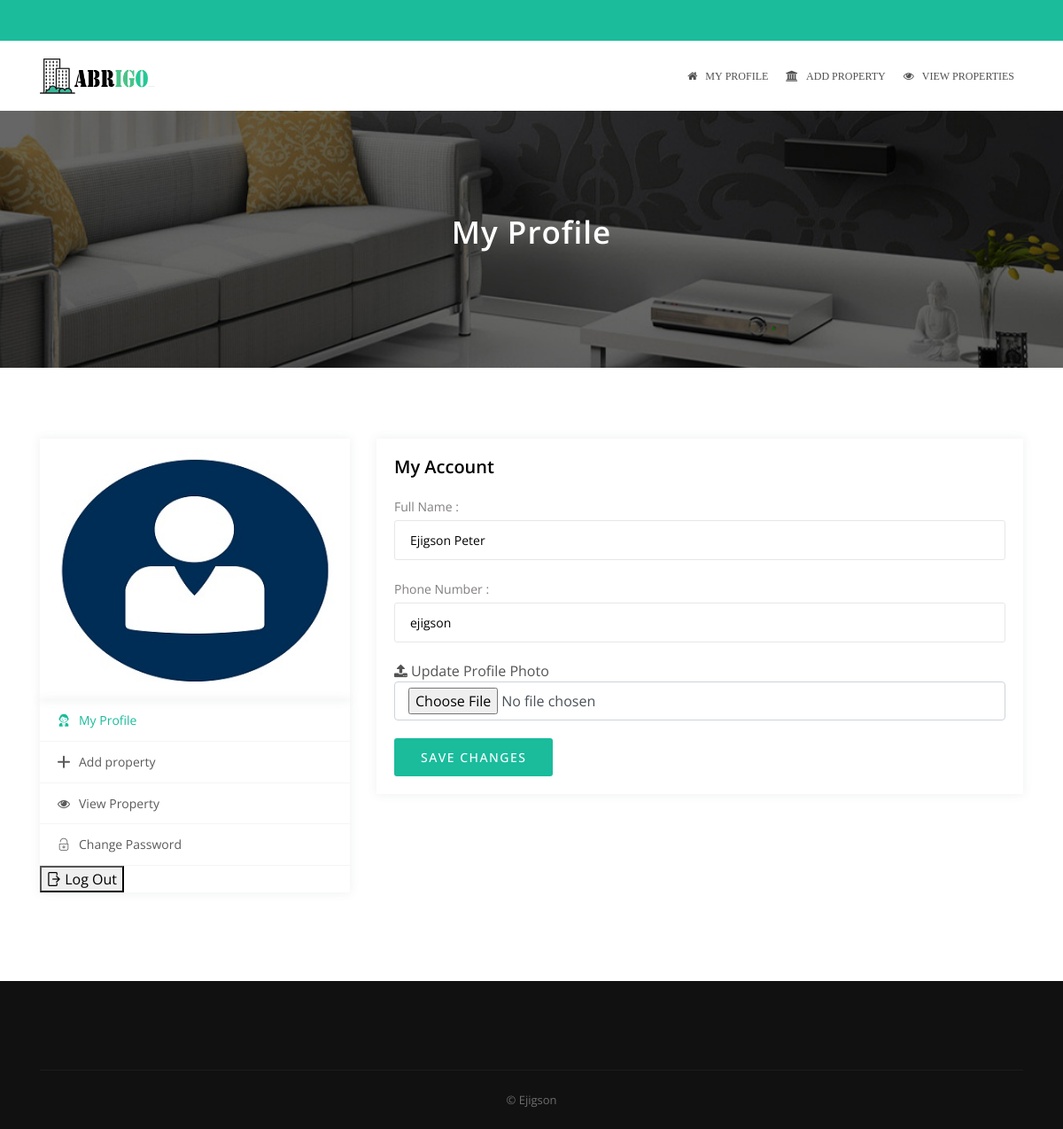
/profile.php (signed in), run on the app's committed database.
### tables this page shows
CREATE TABLE IF NOT EXISTS `lanlords` (
  `id` int(10) NOT NULL AUTO_INCREMENT,
  `fullname` varchar(1000) NOT NULL,
  `phoneno` varchar(1000) NOT NULL,
  `password` varchar(1000) NOT NULL,
  `passport` varchar(200) NOT NULL,
  PRIMARY KEY (`id`)
);

### profile.php (the view, shortened to what this page needs)
<!DOCTYPE html>
<html lang="zxx">
<?php
include 'connection.php';
if (isset($_SESSION['lanlords'])){
  $id = $_SESSION['lanlords'];
  $sql =  "SELECT * FROM  lanlords WHERE phoneno = '$id' ";
  $query = mysqli_query($con,$sql);
  $rw = mysqli_fetch_assoc($query);
  $fullname = $rw['fullname'];
  $phoneno = $rw['phoneno'];
  $photo = $rw['passport'];
}
else {
  header("location:login.php");
}
?>
<head>
    <link rel="stylesheet" type="text/css" href="css/bootstrap.min.css">
    <link rel="stylesheet" type="text/css" href="css/animate.min.css">
    <link rel="stylesheet" type="text/css" href="css/bootstrap-submenu.css">
    <link rel="stylesheet" type="text/css" href="css/bootstrap-select.min.css">
    <link rel="stylesheet" href="css/leaflet.css" type="text/css">
    <link rel="stylesheet" href="css/map.css" type="text/css">
    <link rel="stylesheet" type="text/css" href="fonts/font-awesome/css/font-awesome.min.css">
    <link rel="stylesheet" type="text/css" href="fonts/flaticon/font/flaticon.css">
    <link rel="stylesheet" type="text/css" href="fonts/linearicons/style.css">
    <link rel="stylesheet" type="text/css"  href="css/jquery.mCustomScrollbar.css">
    <link rel="stylesheet" type="text/css"  href="css/dropzone.css">
    <link rel="stylesheet" type="text/css"  href="css/slick.css">
    <link rel="stylesheet" type="text/css" href="css/style.css">
    <link rel="stylesheet" type="text/css" id="style_sheet" href="css/skins/default.css">
    <link rel="stylesheet" type="text/css" href="css/ie10-viewport-bug-workaround.css">
</head>
<body>
<header class="top-header top-header-bg d-none d-xl-block d-lg-block d-md-block" id="top-header-2">
    <div class="container">
        <div class="row">
            <div class="col-lg-6 col-md-8 col-sm-7">
                <div class="list-inline">
                </div>
            </div>
            <div class="col-lg-6 col-md-4 col-sm-5">
                <ul class="top-social-media pull-right">
                    <li>
                    </li>
                </ul>
            </div>
        </div>
    </div>
</header>
<header class="main-header">
  <div class="container">
      <nav class="navbar navbar-expand-lg navbar-light">
          <a class="navbar-brand logo" href="profile.php">
              <img src="img/logos/logo.png" alt="logo">
          </a>
          <div class="collapse navbar-collapse" id="navbarSupportedContent">
              <ul class="navbar-nav ml-auto">
                  <li class="nav-item ">
                      <a class="nav-link " href="profile.php"   aria-haspopup="true" aria-expanded="false">
                         <i class="fa fa-home"> &nbsp;  My Profile</i>
                      </a>
                  </li>
                  <li class="nav-item ">
                      <a class="nav-link" href="submit-property.php"   aria-haspopup="true" aria-expanded="false">
                         <i class="fa fa-university"> &nbsp;  Add property</i>
                      </a>
                  </li>
                  <li class="nav-item ">
                      <a class="nav-link " href="my-properties.php"   aria-haspopup="true" aria-expanded="false">
                         <i class="fa fa-eye"> &nbsp; View Properties</i>
                      </a>
                  </li>
              </ul>
          </div>
      </nav>
  </div>
</header>
<div class="sub-banner">
    <div class="container">
        <div class="page-name">
            <h1>My Profile</h1>
        </div>
    </div>
</div>
<div class="my-profile content-area">
    <div class="container">
        <div class="row">
            <div class="col-lg-4 col-md-4 col-sm-12">
                <div class="edit-profile-photo">
                    <img src = '<?php  echo $photo;?>' alt="profile-photo" class="img-fluid">
                </div>
                <div class="my-account-box">
                    <ul>
                        <li>
                            <a href="profile.php" class="active">
                                <i class="flaticon-people"></i>My Profile
                            </a>
                        </li>
                        <li>
                            <a href="submit-property.php" class="">
                                <i class="flaticon-cross"></i>Add property
                              </a>
                        </li>
                        <li>
                            <a href="my-properties.php">
                                <i class="fa fa-eye"></i>View Property
                            </a>
                        </li>
                        <li>
                            <a href="change-password2.php">
                                <i class="flaticon-lock"></i>Change Password
                            </a>
                        </li>
                        <li>
                            <form method="POST" action = "logout2.php">
                             <button name = "logout3" class="flaticon-exit"> Log Out</button>
                          </form>
                        </li>
                    </ul>
                </div>
            </div>
            <div class="col-lg-8 col-md-8 col-sm-12">
                <div class="my-address">
                    <h3 class="heading-2">My Account</h3>
                    <form action="profile.php" method="POST" enctype="multipart/form-data">
                        <div class="form-group">
                            <label>Full Name :</label>
                            <input type="text" class="input-text" name="fullname" value = "<?php  echo $fullname;?>" readonly>
                        </div>
                        <div class="form-group">
                            <label>Phone Number :</label>
                            <input type="text" class="input-text" name="phonenumber" value = "<?php  echo $phoneno; ?>" readonly>
                        </div>
                        <div class="form-group">
                                <span><i class="fa fa-upload"></i> Update Profile Photo</span>
                                <input type="file" name="upload" class="form-control required" placeholder="upload photo">
						</div>
                        <button class="btn btn-md button-theme" name = "submit" >Save Changes</button>
                    </form>
                </div>
            </div>
        </div>
    </div>
</div>
<footer class="footer">
    <div class="container footer-inner">
        <div class="row">
            <div class="col-xl-12">
                <p class="copy">© Ejigson</p>
            </div>
        </div>
    </div>
</footer>
</body>
</html>

### css/map.css (style rules this page uses)
.form-group label, .checkbox label { font-weight: 400 !important; }

### css/skins/default.css (style rules this page uses)
.button-theme { background: #1abc9c; }
.top-header { background-color: #1abc9c; }
.my-account-box ul li a.active { color: #1abc9c; }

### data on the page
lanlords: passport (picture), fullname "Ejigson Peter", phonenumber "ejigson"
